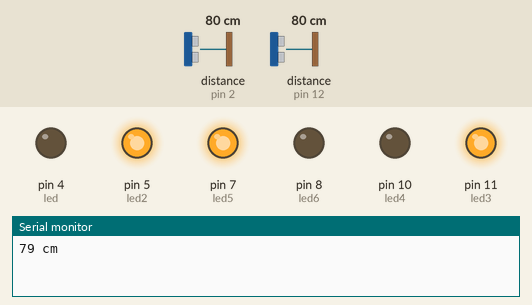
Recording of a sketch running on a simulated Arduino Uno, built with avr-gcc and run on an emulated ATmega328P. Parts: output pins drawn as LEDs (lit = HIGH), the last lines printed to the serial monitor. Wiring (inferred from the names in the program): 2 × ultrasonic range finder: trigger pin 3, echo pin 2 / trigger pin 13, echo pin 12. The test bench sets the inputs (shaded band); at power-on: distance to the obstacle (sensors on pin 12, pin 2) 80 cm. The echo pulse lasts 58.3 µs per cm; pins used as bus, display or sensor lines are not drawn.

Above: at 6.8 s.
6.9 s: distance to the obstacle (sensor on pin 12) set to 2 cm
At 12.5 s:
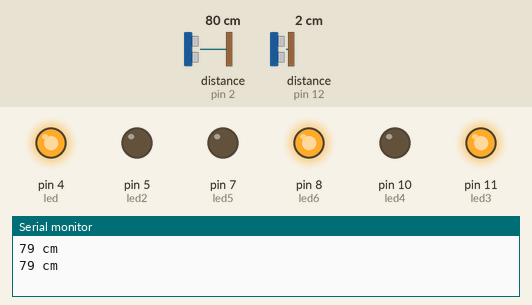
19.5 s: distance to the obstacle (sensor on pin 2) set to 12 cm
26.2 s: distance to the obstacle (sensor on pin 2) set to 9 cm
At 32.9 s:
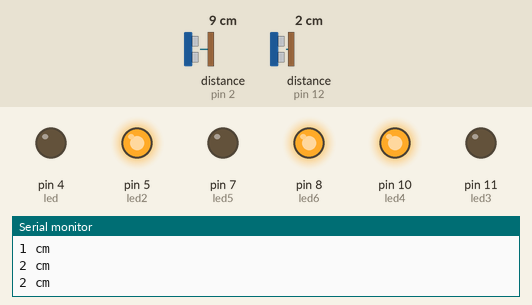
39.2 s: distance to the obstacle (sensor on pin 2) set to 18 cm
At 43.0 s:
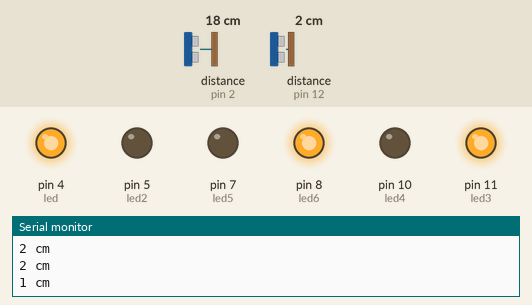
49.5 s: distance to the obstacle (sensor on pin 12) set to 18 cm
At 54.8 s:
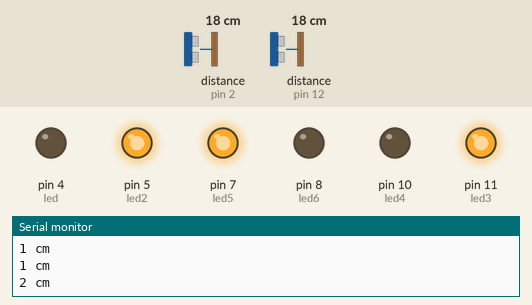
Timing chart, 0 to 56.3 s (numbered marks = the images above; inputs shaded):
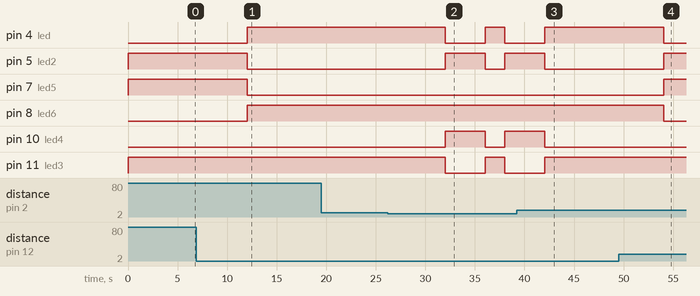

The sketch:

tra_sensor.ino.ino
```cpp
//SOURCE CODE.............

#include <NewPing.h>
#define trigPin 13
#define echoPin 12
#define led3 11
#define led4 10
#define trigPin2 3
#define echoPin2 2
#define led 4
#define led2 5
#define led5 7
#define led6 8
void setup() {
  Serial.begin (9600);
  pinMode(trigPin, OUTPUT);
  pinMode(echoPin, INPUT);
  pinMode(led, OUTPUT);
  pinMode(led2, OUTPUT);
  pinMode(trigPin2, OUTPUT);
  pinMode(echoPin2, INPUT);
  pinMode(led3, OUTPUT);
  pinMode(led4, OUTPUT);
  pinMode(led5, OUTPUT);
  pinMode(led6, OUTPUT);
}

void loop() {
  long duration, distance,duration2, distance2;
  digitalWrite(led2,HIGH);
  digitalWrite(led3,HIGH);
  digitalWrite(led6,LOW);
  digitalWrite(led5,HIGH);
  digitalWrite(trigPin, LOW);
  delayMicroseconds(2);
  digitalWrite(trigPin, HIGH);
  delayMicroseconds(10);
  digitalWrite(trigPin, LOW);
  duration = pulseIn(echoPin, HIGH);
  distance = (duration/2) / 29.1;
  if (distance<10)
  {
    digitalWrite(led,HIGH);
    digitalWrite(led2,LOW);
    digitalWrite(led3,HIGH);
    digitalWrite(led4,LOW);
     digitalWrite(led5,LOW);
     digitalWrite(led6,HIGH);
  }
  else{
    digitalWrite(led,LOW);
    digitalWrite(led2,HIGH);
  }
  delay(2000);
  digitalWrite(trigPin2, LOW);
  delayMicroseconds(2);
  digitalWrite(trigPin2, HIGH);
  delayMicroseconds(10);
  digitalWrite(trigPin2, LOW);
  duration2 = pulseIn(echoPin2, HIGH);
  distance2 = (duration2/2) / 29.1;
  if(distance2<10) {
    digitalWrite(led4,HIGH);
    digitalWrite(led3,LOW);
    digitalWrite(led,LOW);
    digitalWrite(led2,HIGH);
    digitalWrite(led5,LOW);
    digitalWrite(led6,HIGH);
  }
  else {
    digitalWrite(led4,LOW);
    digitalWrite(led3,HIGH);
  }
  delay(2000);
  if (distance>=200 || distance<=0){
    Serial.println("Out of range");
  }
  else {
    Serial.print(distance);
    Serial.println(" cm");
  }
  delay(2000);
}
```

Measured:
- the behaviour switches between 11 and 10 cm on distance to the obstacle (sensor on pin 2) (found by bisection; images 1 and 2)
- after the input at 6.9 s, pin 4 (led), pin 8 (led6): LOW → HIGH after 5.1 s; pin 5 (led2), pin 7 (led5): HIGH → LOW after 5.1 s
- after the input at 26.2 s, pin 4 (led), pin 11 (led3): HIGH → LOW after 5.8 s, → HIGH 4.0 s later, → LOW 2.0 s later; pin 5 (led2), pin 10 (led4): LOW → HIGH after 5.8 s, → LOW 4.0 s later, → HIGH 2.0 s later
- after the input at 39.2 s, pin 4 (led), pin 11 (led3): goes on until 42.0 s, then stays HIGH; pin 5 (led2), pin 10 (led4): goes on until 42.0 s, then stays LOW
- after the input at 49.5 s, pin 4 (led), pin 8 (led6): HIGH → LOW after 4.5 s; pin 5 (led2), pin 7 (led5): LOW → HIGH after 4.5 s
